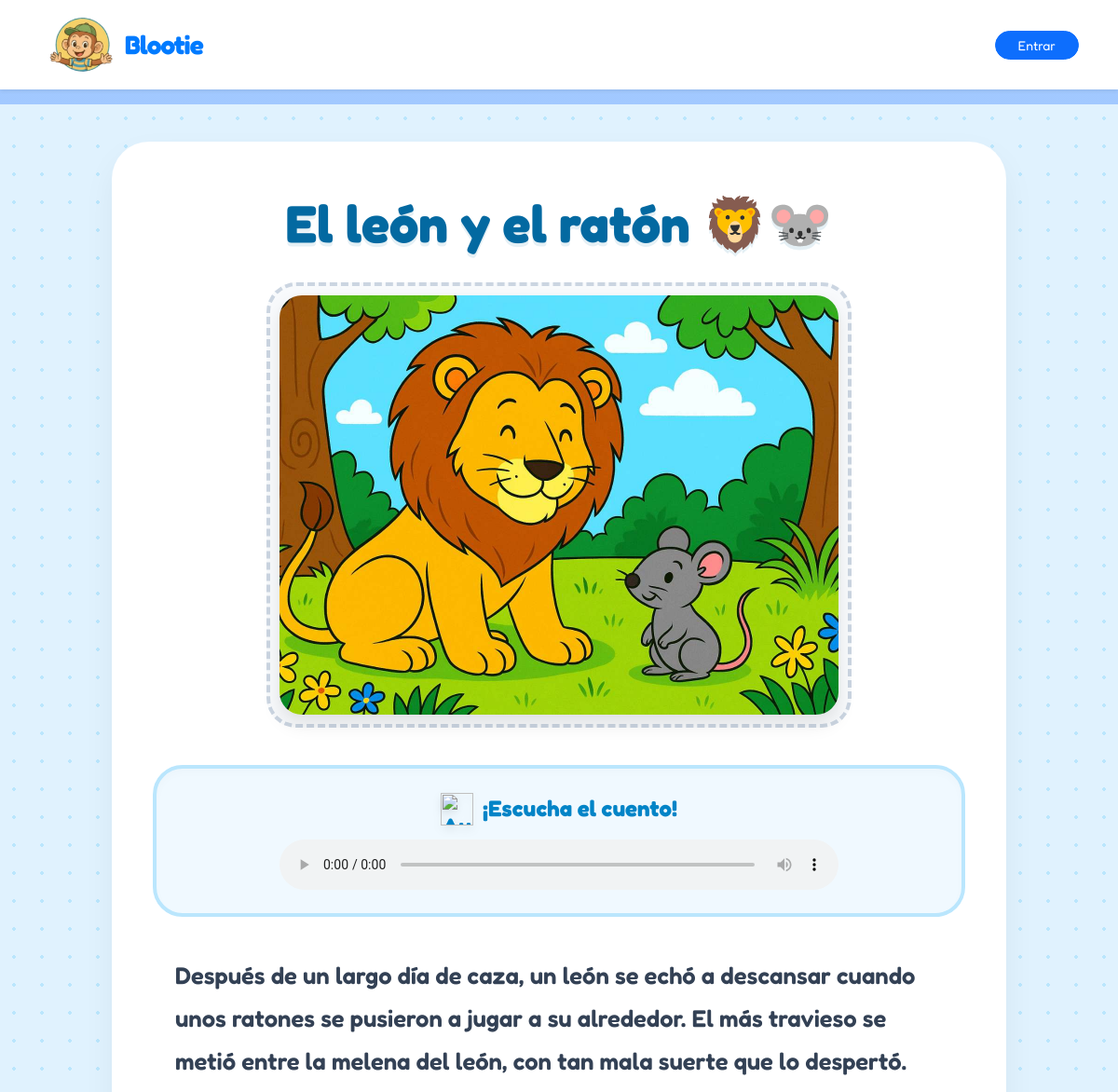
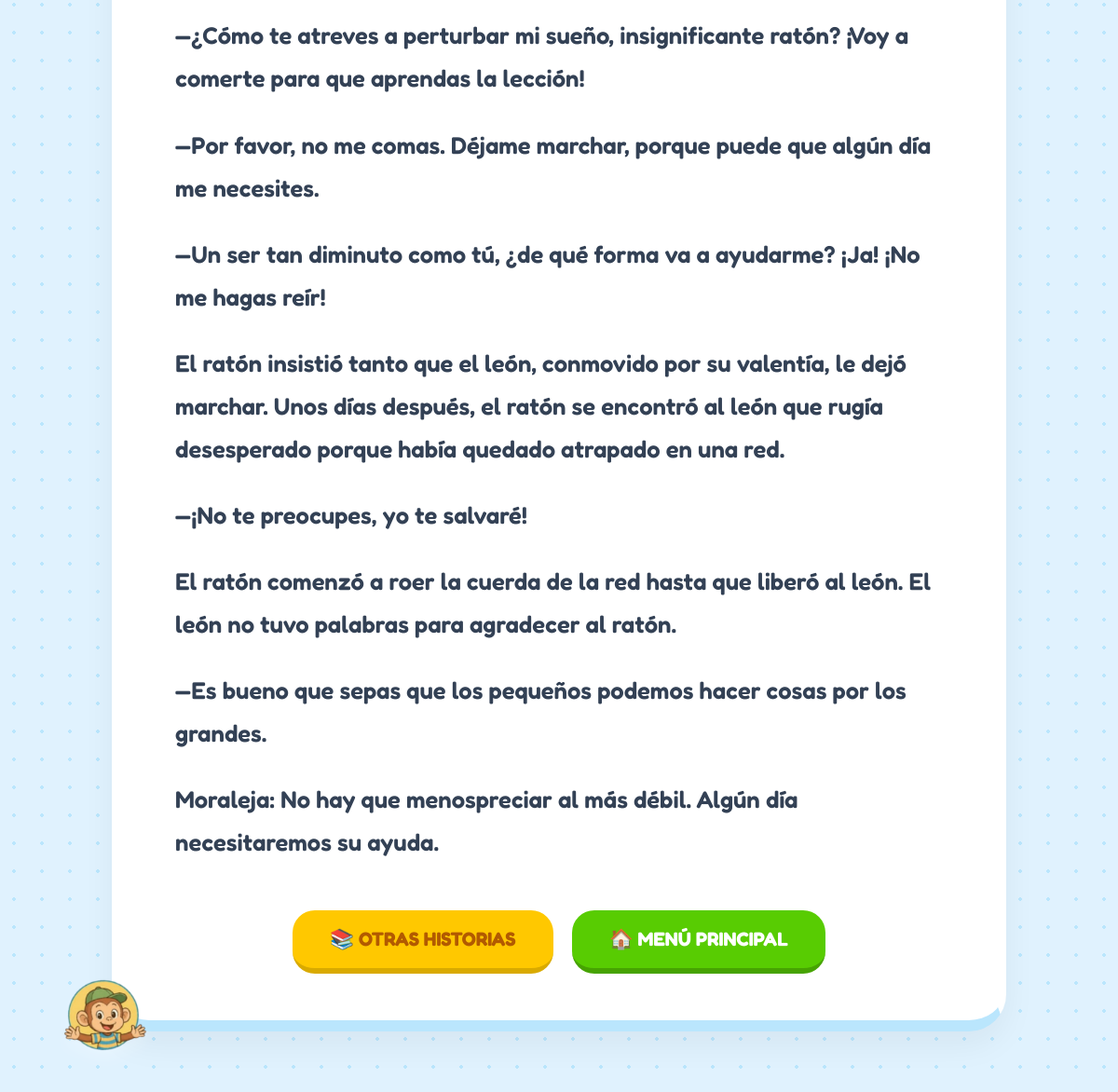
/cuentos/5/, run on the app's committed database (2 pictures, top to bottom).
### blootie_app/models.py (models this page shows, shortened)
class Cuento(models.Model):
    titulo = models.CharField(max_length=200)
    portada = models.ImageField(upload_to='cuentos/portadas/')
    contenido = models.TextField()
    audio = models.FileField(upload_to='cuentos/audios/', blank=True, null=True)

### blootie_app/views.py (the view)
# urls.py: path('cuentos/<int:cuento_id>/', views.cuento_detail, name='story_detail'),
def cuento_detail(request, cuento_id):
    cuento = get_object_or_404(Cuento, id=cuento_id)
    return render(request, 'student/story_detail.html', {'cuento': cuento})

### templates/student/story_detail.html (shortened to what this page needs)
{% extends 'base.html' %}
{% load static %}
{% block content %}
<div class="blootie-story-theme">
    <div class="story-card-detail animate__animated animate__zoomIn">
        <h1 class="story-title">{{ cuento.titulo }}</h1>
        <div class="text-center">
            {% if cuento.portada %}
            <div class="story-cover-wrapper">
                <img src="{{ cuento.portada.url }}" class="story-cover img-fluid" alt="Portada de {{ cuento.titulo }}">
            </div>
            {% endif %}
        </div>
        {% if cuento.audio %}
        <div class="audio-player-panel">
            <p class="audio-title">
                <img src="https://raw.githubusercontent.com/microsoft/fluentui-emoji/main/assets/Headphone/3D/headphone_3d.png" style="width: 35px; filter: drop-shadow(0 4px 4px rgba(0,0,0,0.1));" alt="Audio">
                ¡Escucha el cuento!
            </p>
            <audio controls>
                <source src="{{ cuento.audio.url }}" type="audio/mpeg">
            </audio>
        </div>
        {% endif %}
        <div class="story-text px-md-4">
            {{ cuento.contenido|linebreaks }}
        </div>
        <div class="action-bar">
            <a href="{% url 'student_stories' %}" class="btn-b-action btn-b-yellow">
                📚 Otras Historias
            </a>
            <a href="{% url 'student_dashboard' %}" class="btn-b-action btn-b-green">
                🏠 Menú Principal
            </a>
        </div>
    </div>
</div>
{% endblock %}

### static/css/app.css (style rules this page uses)
html, body, h1, h2, h3, h4, h5, h6, p, a, span, button { font-family: 'Fredoka', sans-serif !important; }
body { background: radial-gradient(circle at top left, rgba(255, 152, 203, .28), transparent 18%), radial-gradient(circle at top right, rgba(111, 197, 255, .25), transparent 22%), linear-gradient(180deg, #fffdf7 0%, #f7fbff 55%, #fff8fd 100%); min-height: 100vh; color: #2c3850; margin: 0; padding: 0; font-family: 'Poppins', sans-serif; }
body { margin: 0; padding: 0; }
body { margin: 0; padding: 0; font-family: 'Poppins', sans-serif; background: linear-gradient( rgba(120, 180, 255, 0.7), rgba(160, 120, 255, 0.7) ), url('/static/img/fondo_blootie.png'); background-size: cover; background-position: center; background-repeat: no-repeat; }

### templates/student/story_detail.html (style rules this page uses)
.blootie-story-theme { background-color: #E0F2FE !important; background-image: radial-gradient(#BAE6FD 2px, transparent 2px) !important; background-size: 30px 30px !important; min-height: 100vh; font-family: 'Nunito', sans-serif; padding-top: 40px; padding-bottom: 80px; display: flex; flex-direction: column; align-items: center; position: relative; overflow-x: hidden; }
.story-card-detail { background: white; border-radius: 40px; padding: 50px 40px; border: 4px solid #FFFFFF; border-bottom: 12px solid #BAE6FD; box-shadow: 0 15px 35px rgba(0,0,0,0.05); max-width: 960px; width: 95%; position: relative; z-index: 2; }
.story-title { color: #0369A1; font-weight: 900; font-size: 3.5rem; text-align: center; line-height: 1.2; margin-bottom: 30px; text-shadow: 0 4px 0px rgba(3, 105, 161, 0.1); }
.story-cover-wrapper { border-radius: 32px; padding: 10px; background: #F8FAFC; border: 4px dashed #CBD5E1; display: inline-block; margin-bottom: 40px; }
.story-cover { border-radius: 24px; max-height: 450px; width: auto; object-fit: contain; box-shadow: 0 10px 20px rgba(0,0,0,0.1); }
.story-text { font-size: 1.6rem; line-height: 1.8; color: #334155; font-family: 'Comic Sans MS', 'Quicksand', 'Chalkboard SE', cursive; text-align: left; font-weight: 600; }
.story-text p { margin-bottom: 25px; }
.audio-player-panel { background: #F0F9FF; border: 4px solid #BAE6FD; border-radius: 32px; padding: 25px 30px; margin-bottom: 40px; display: flex; flex-direction: column; align-items: center; box-shadow: inset 0 4px 10px rgba(0,0,0,0.02); }
.audio-player-panel audio { width: 100%; max-width: 600px; height: 54px; outline: none; }
.audio-title { color: #0284C7; font-size: 1.5rem; font-weight: 900; display: flex; align-items: center; gap: 10px; margin-bottom: 15px; }
.action-bar { display: flex; flex-wrap: wrap; justify-content: center; gap: 20px; margin-top: 50px; width: 100%; z-index: 3; }
.btn-b-action { font-size: 1.3rem; font-weight: 900; text-transform: uppercase; padding: 15px 40px; border-radius: 24px; text-decoration: none; display: inline-flex; align-items: center; gap: 10px; transition: all 0.1s; color: white; }
.btn-b-yellow { background: #FFC800; border-bottom: 6px solid #D9AA00; color: #B25A00; }
.btn-b-green { background: #58CC02; border-bottom: 6px solid #46A302; }

### data on the page
Cuento: titulo "El león y el ratón 🦁🐭", portada (picture), contenido "Después de un largo día de caza, un león se echó a descansar cuando unos ratones se pusieron a jugar a su alrededor. El más travieso se metió entre la melena del león, con tan mala suerte que lo despertó. —¿Cómo te atreves a perturbar mi sueño, insignificante ratón? ¡Voy a comerte para que aprendas la lección! —Por favor, no me comas. Déjame marchar, porque puede que algún día me necesites. —Un ser tan diminuto como tú, ¿de qué forma va a ayudarme? ¡Ja! ¡No me hagas reír! El ratón insistió tanto que el león, conmovido por su valentía, le dejó marchar. Unos días después, el ratón se encontró al león que rugía desesperado porque había quedado atrapado en una red. —¡No te preocupes, yo te…"
